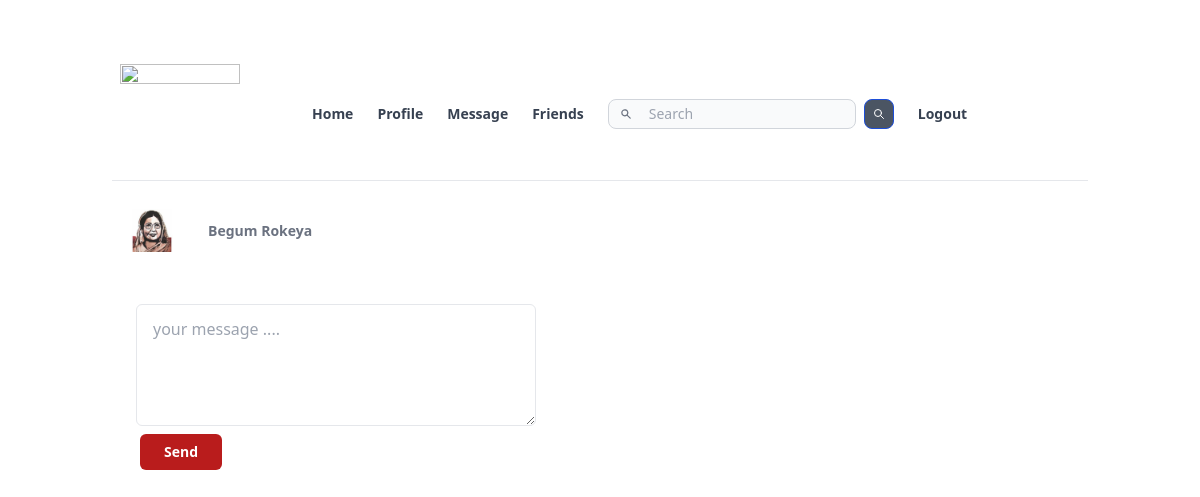
The page /new_conversion.php?username=begumRokeya (signed in) on the database its author committed.
### tables this page shows
CREATE TABLE `user_info` (
  `username` varchar(15) NOT NULL,
  `first_name` varchar(150) NOT NULL,
  `last_name` varchar(150) NOT NULL,
  `gender` varchar(15) NOT NULL,
  `email` varchar(200) NOT NULL,
  `phone_no` int(15) NOT NULL,
  `date_of_birth` date NOT NULL,
  `address` varchar(200) NOT NULL,
  `password` varchar(200) NOT NULL,
  `profile_pic` varchar(255) NOT NULL
);

### new_conversion.php (the view, shortened to what this page needs)
<?php require_once "header.php"; ?>
<?php require_once "db.php"; ?>
  <?php
   $username = $_SESSION["username"];
   $id  = $_GET["username"];
   $sql = "SELECT first_name, last_name,profile_pic,email, address,date_of_birth,phone_no FROM `user_info` WHERE username =  '$id ' ";
   $sql_q = mysqli_query($conn,$sql);
   $sql_res = mysqli_fetch_array($sql_q);
   echo'
<div class=" flex flex-row justify-content items-center my-7 ">
<img class=" rounded-full" src="'.$sql_res["profile_pic"].'"   width=80 height=80/>
<div class=" w-1/4 mx-4 ">
 <a class="text-sm text-gray-500 font-semibold  " href=" /profile.php?id='.$id.'">'.$sql_res["first_name"].'  '.$sql_res["last_name"].'</a>
 </div>
 </div>
<div class="max-w-md p-6"><form  action="new_conversion.php?username='.$username.'" method="POST" enctype="multipart/form-data">
<textarea name="msg_desc" type="text" id="msg_desc" rows="4" class="block  border border-b px-4 py-3 rounded-md mb-2  w-full" placeholder="your message .... "></textarea>
<button type="submit" class="ml-1 block px-6 py-2 rounded-md bg-red-700 text-white text-sm font-semibold w-md">Send</button>
</form></div>
';
?>
<?php require_once "footer.php"; ?>
</html>

### rows shown on the page
user_info: profile_pic (picture), first_name "Begum", last_name "Rokeya"
